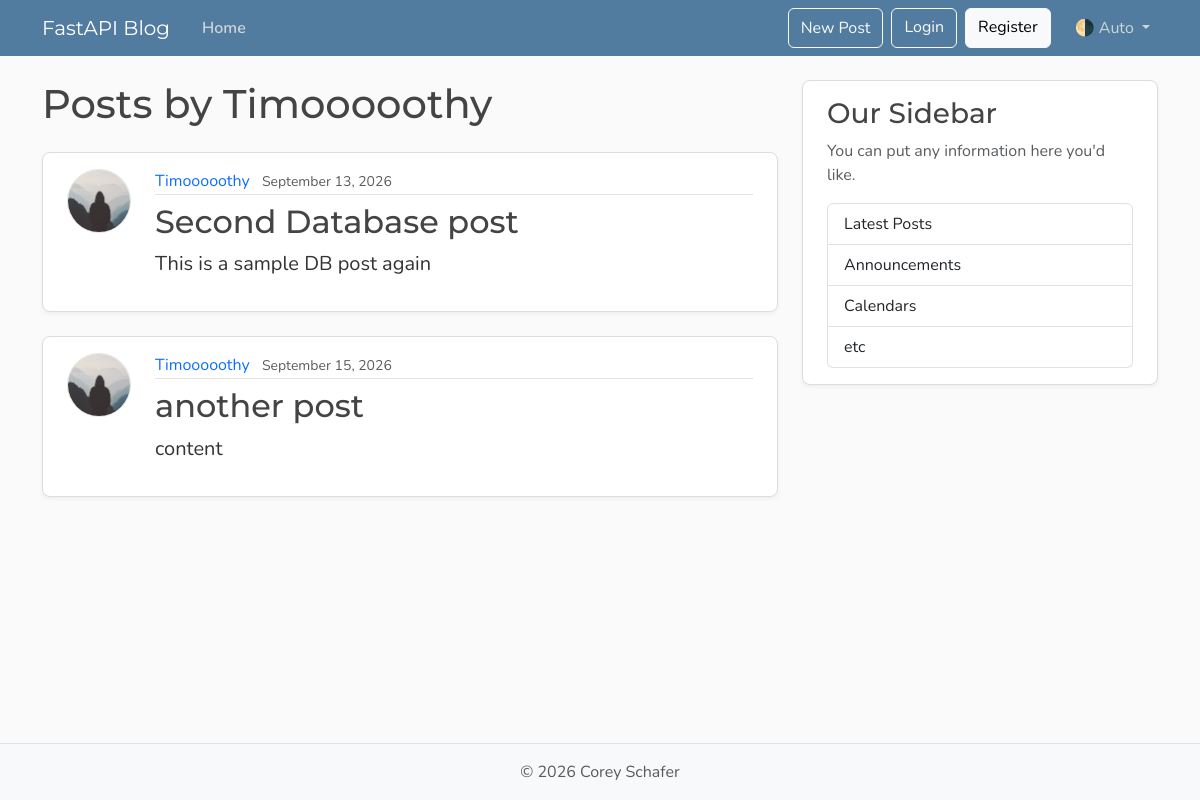
Before: /users/1/posts with the older database file.
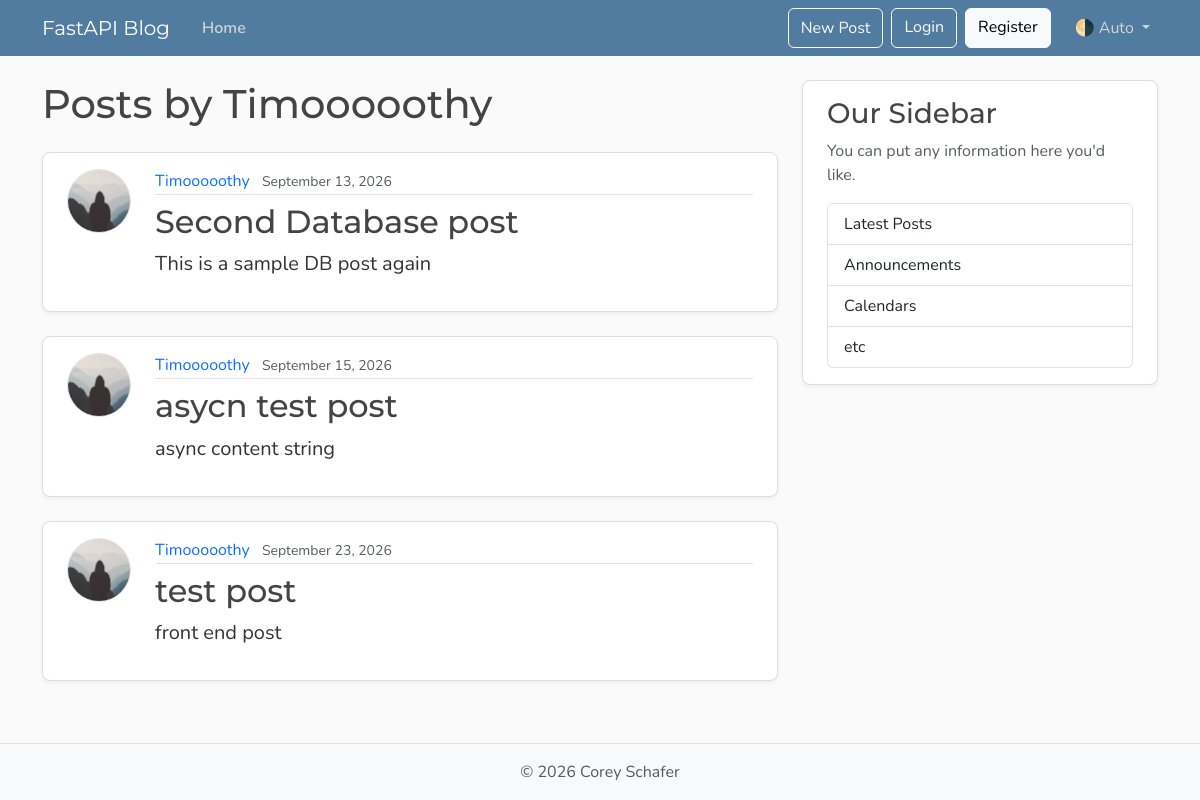
After: the same page with the newer database file.
### models.py (models this page shows, shortened)
class Post(Base):
    __tablename__ = "posts"
    id: Mapped[int] = mapped_column(Integer, primary_key=True, index=True)
    title: Mapped[str] = mapped_column(String(100), nullable=False)
    content: Mapped[str] = mapped_column(Text, nullable=False)
    user_id: Mapped[int] = mapped_column(
        ForeignKey("users.id"),
        nullable=False,
        index=True,
    )
    date_posted: Mapped[datetime] = mapped_column(
        DateTime(timezone=True),
        default=lambda: datetime.now(UTC),
    )
    author: Mapped[User] = relationship(back_populates="posts")

class User(Base):
    __tablename__ = "users"
    id: Mapped[int] = mapped_column(Integer, primary_key=True, index=True)
    username: Mapped[str] = mapped_column(String(50), unique=True, nullable=False)
    email: Mapped[str] = mapped_column(String(120), unique=True, nullable=False)
    image_file: Mapped[str | None] = mapped_column(
        String(200),
        nullable=True,
        default=None,
    )
    posts: Mapped[list[Post]] = relationship(back_populates="author", cascade = "all, delete-orphan")

### main.py (the view)
@app.get("/users/{user_id}/posts", include_in_schema=False, name="user_posts")
async def user_posts_page(
    request: Request,
    user_id: int,
    db: Annotated[AsyncSession, Depends(get_db)],
):
    result = await db.execute(select(models.User).where(models.User.id == user_id))
    user = result.scalars().first()
    if not user:
        raise HTTPException(
            status_code=status.HTTP_404_NOT_FOUND,
            detail="User not found",
        )
    result = await db.execute(
        select(models.Post)
        .options(selectinload(models.Post.author))
        .where(models.Post.user_id == user_id),
    )
    posts = result.scalars().all()
    return templates.TemplateResponse(
        request,
        "user_posts.html",
        {"posts": posts, "user": user, "title": f"{user.username}'s Posts"},
    )

### templates/user_posts.html
{% extends "layout.html" %}
{% block content %}
  <h1 class="mb-4">Posts by {{ user.username }}</h1>
  {% for post in posts %}
    <article class="content-section py-3 px-4 mb-4">
      <div class="d-flex align-items-start gap-4">
        <img class="rounded-circle article-img flex-shrink-0"
             src="{{ post.author.image_path }}"
             alt="{{ post.author.username }}'s profile picture"
             width="64"
             height="64"
             loading="lazy">
        <div class="flex-grow-1">
          <div class="article-metadata mb-2">
            <a class="me-2"
               href="{{ url_for('user_posts', user_id=post.author.id) }}">{{ post.author.username }}</a>
            <small class="text-body-secondary">{{ post.date_posted.strftime("%B %d, %Y") }}</small>
          </div>
          <h2>
            <a class="article-title"
               href="{{ url_for('post_page', post_id=post.id) }}">{{ post.title }}</a>
          </h2>
          <p class="article-content">{{ post.content }}</p>
        </div>
      </div>
    </article>
  {% else %}
    <p class="text-body-secondary">No posts by this user yet.</p>
  {% endfor %}
{% endblock content %}

Changed rows visible on the page:
removed Post: author.username "Timooooothy", date_posted "September 15, 2026", title "another post", content "content"
added Post: author.username "Timooooothy", date_posted "September 15, 2026", title "asycn test post", content "async content string"
added Post: author.username "Timooooothy", date_posted "September 23, 2026", title "test post", content "front end post"
